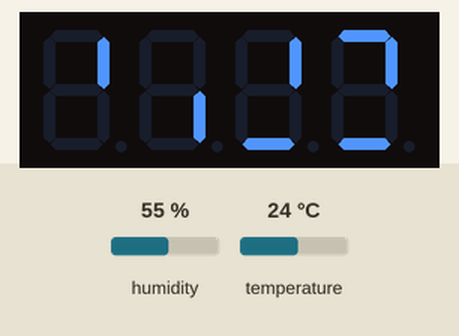
This sketch was run on a simulated Arduino Uno, built with avr-gcc and run on an emulated ATmega328P. Shown: 4-digit seven-segment display. The inputs (shaded band) are chosen by the test bench; at power-on: temperature 24 °C, humidity 55 %.

Above: at 2.8 s.
2.9 s: temperature set to 12 °C
At 5.3 s:
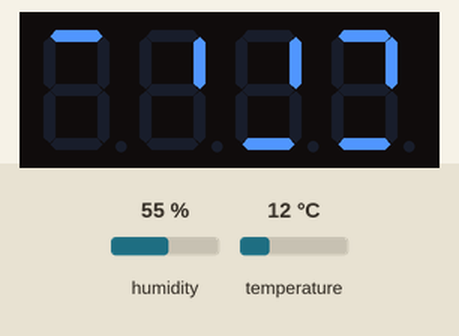
5.6 s: temperature set to 19 °C
At 7.4 s:
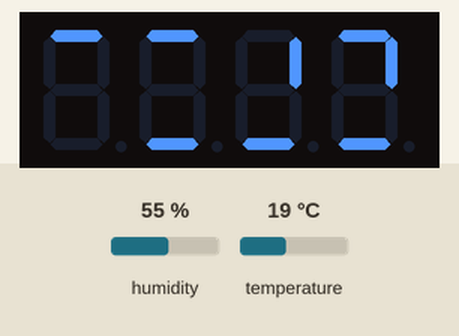
8.3 s: temperature set to 28 °C
At 11.3 s:
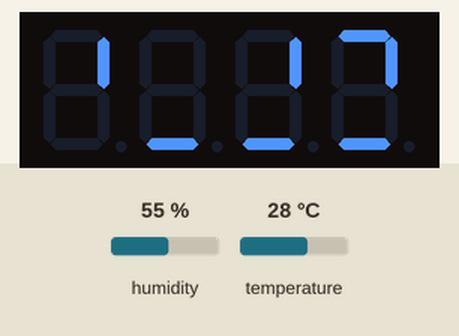
11.7 s: temperature set to 33 °C
At 13.3 s:
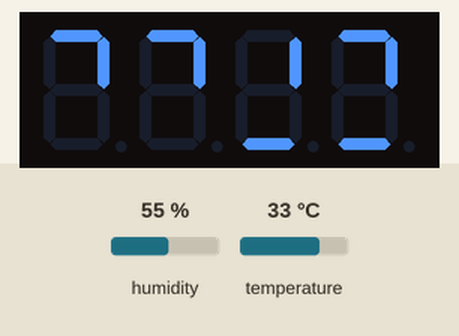
14.4 s: temperature set to 41 °C
At 17.2 s:
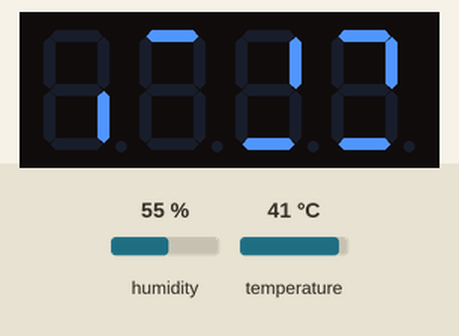
Timing chart, 0 to 18.7 s (numbered marks = the images above; inputs shaded):
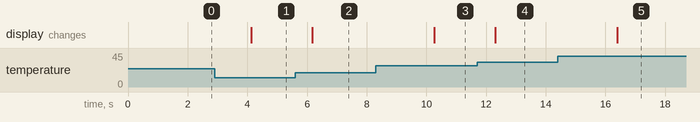

The sketch:

DHT11SensorElaborote.ino
```cpp
#include <DHT.h>
#include <TM1637Display.h>

#define DHTPIN 4       // Pin where the DHT11 is connected
#define DHTTYPE DHT11  // DHT11 sensor type
#define CLK_PIN 9      // Pin for TM1637 CLK
#define DIO_PIN 8      // Pin for TM1637 DIO

DHT dht(DHTPIN, DHTTYPE);
TM1637Display display(CLK_PIN, DIO_PIN);

void setup() {
  Serial.begin(9600);   // Initialize serial communication for debugging
  dht.begin();           // Initialize DHT sensor
  display.setBrightness(7);  // Set the display brightness (0-7)
}

void loop() {
  float temperature = dht.readTemperature();  // Read temperature in Celsius
  int tempInt = int(temperature);             // Convert float to integer
  int digit1 = tempInt / 10;                 // Extract tens digit
  int digit2 = tempInt % 10;                 // Extract ones digit

  // Convert the int values to uint8_t values
  uint8_t tempDigits[] = {uint8_t(digit1), uint8_t(digit2), 10, 11}; // 10 and 11 represent degree symbols

  // Display temperature on the 4-digit display
  display.setSegments(tempDigits);
  delay(2000); // Delay between readings
}
```

Measured:
- after the input at 2.9 s, the display: changes after 1.2 s (image 1)
- after the input at 5.6 s, the display: changes after 0.58 s (image 2)
- after the input at 8.3 s, the display: changes after 2.0 s (image 3)
- after the input at 11.7 s, the display: changes after 0.61 s (image 4)
- after the input at 14.4 s, the display: changes after 2.0 s (image 5)
